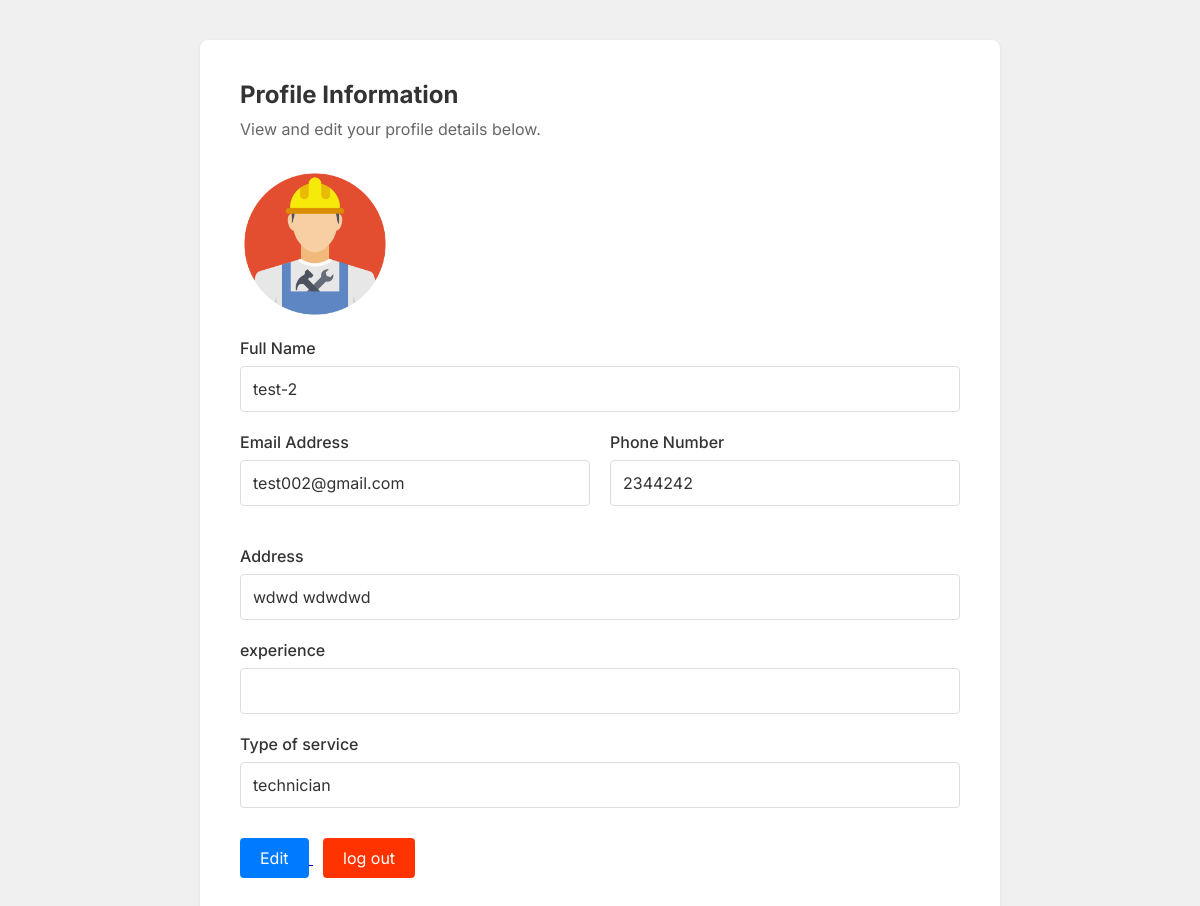
/backend/profile.php (signed in), run on the app's committed database.
### tables this page shows
CREATE TABLE `technacian` (
  `technacian_id` int(10) NOT NULL,
  `name` varchar(100) NOT NULL,
  `email` varchar(100) NOT NULL,
  `password` varchar(255) NOT NULL,
  `address` text NOT NULL,
  `experience` enum('0-6','6-12','1-2','2+') NOT NULL,
  `service_id` int(10) NOT NULL,
  `phone` int(12) NOT NULL,
  `type_of_service` enum('technician','electrician','','') NOT NULL,
  `terms_condition` tinyint(1) NOT NULL,
  `avalability` tinyint(1) NOT NULL
);

### backend/profile.php (the view, shortened to what this page needs)
<?php
include('connection.php');
if (isset($_SESSION['technician_id'])) {
    $technician_id = $_SESSION['technician_id'];
} else {
    echo "Technician ID not provided!";
    exit();
}
$query = "SELECT * FROM technacian WHERE technacian_id = '$technician_id'";
$result = mysqli_query($conn, $query);
if (mysqli_num_rows($result) == 1) {
    $technician = mysqli_fetch_assoc($result);
} else {
    echo "User not found!";
    exit();
}
?>
<!DOCTYPE html>
<html lang="en">
<head>
    <link rel="stylesheet" href="user/profile.css">
    <link rel="stylesheet" href="https://cdnjs.cloudflare.com/ajax/libs/font-awesome/6.0.0-beta3/css/all.min.css">
</head>
<body>
    <div class="container">
        <div class="profile-header">
            <h1>Profile Information</h1>
            <p>View and edit your profile details below.</p>
        </div>
        <img src="../images/handyman.png" alt="profile-image">
        <div class="profile-field">
            <label>Full Name</label>
            <input type="text" value="<?php echo htmlspecialchars($technician['name']); ?>" readonly>
        </div>
        <div class="profile-row">
            <div class="profile-field">
                <label>Email Address</label>
                <input type="email" value="<?php echo htmlspecialchars($technician['email']); ?>" readonly>
            </div>
            <div class="profile-field">
                <label>Phone Number</label>
                <input type="tel" value="<?php echo htmlspecialchars($technician['phone']); ?>" readonly>
            </div>
        </div>
        <div class="profile-field">
            <label>Address</label>
            <input type="text" value="<?php echo htmlspecialchars($technician['address']); ?>" readonly>
        </div>
        <div class="profile-field">
            <label>experience</label>
            <input type="text" value="<?php echo htmlspecialchars($technician['experience']); ?>" readonly>
        </div>
        <div class="profile-field">
            <label>Type of service</label>
            <input type="text" value="<?php echo htmlspecialchars($technician['type_of_service']); ?>" readonly>
        </div>
        <a href="edit.php">
            <button class="edit">Edit</button>
        </a>
        <a href="user/logout.php">
            <button class="logout">log out</button>
        </a>
    </div>
</body>
</html>

### backend/user/profile.css (style rules this page uses)
* { margin: 0; padding: 0; box-sizing: border-box; font-family: "Inter", -apple-system, sans-serif; }
body { background: #f0f0f0; }
img { width: 150px; height: 150px; margin-bottom: 15px; }
.container { max-width: 800px; margin: 40px auto; padding: 40px; background: white; border-radius: 8px; box-shadow: 0 1px 3px rgba(0,0,0,0.1); }
.profile-header { margin-bottom: 30px; }
.profile-header h1 { font-size: 24px; color: #333; margin-bottom: 10px; }
.profile-header p { color: #666; font-size: 16px; }
.profile-field { margin-bottom: 20px; }
.profile-field label { display: block; font-weight: 500; color: #333; margin-bottom: 8px; }
.profile-row { display: flex; gap: 20px; margin-bottom: 20px; }
.profile-row .profile-field { flex: 1; }
input, textarea { width: 100%; padding: 12px; border: 1px solid #ddd; border-radius: 4px; font-size: 16px; color: #333; }
.edit { background-color: #007bff; color: white; padding: 10px 20px; border: none; border-radius: 4px; cursor: pointer; margin-top: 10px; font-size: 16px; }
.logout { background-color: #ff3300; color: white; padding: 10px 20px; border: none; border-radius: 4px; cursor: pointer; margin-top: 10px; margin-left: 10px; font-size: 16px; }

### data on the page
technacian: name "test-2", email "test002@gmail.com", phone "2344242", address "wdwd wdwdwd", type_of_service "technician"
